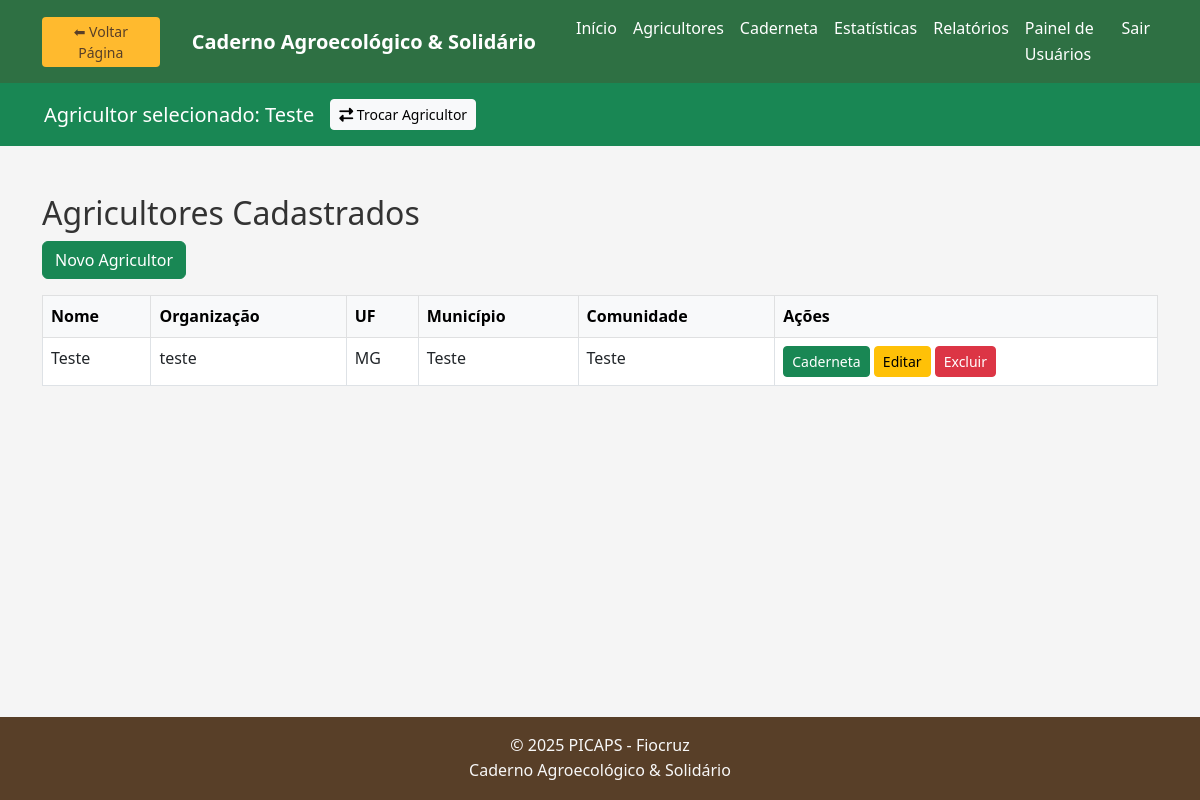
/api/agricultores/agricultores.php (signed in), run on an earlier commit of the app's database.
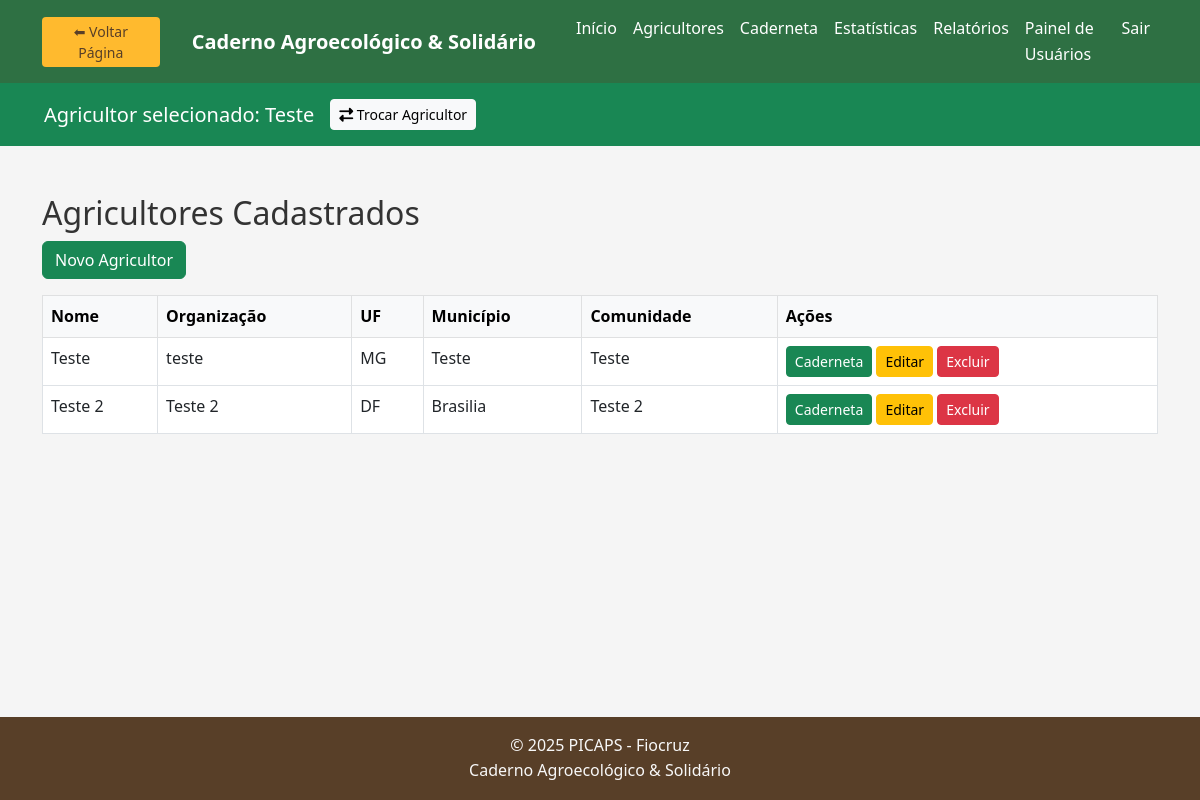
And on a later commit of the database.
### tables this page shows
CREATE TABLE `agricultores` (
  `id` int(11) NOT NULL,
  `nome` varchar(150) NOT NULL,
  `organizacao` varchar(150) DEFAULT NULL,
  `uf` char(2) DEFAULT NULL,
  `municipio` varchar(100) DEFAULT NULL,
  `comunidade` varchar(100) DEFAULT NULL,
  `data_registro` timestamp NOT NULL DEFAULT current_timestamp()
);

### api/agricultores/agricultores.php (the view, shortened to what this page needs)
<?php
include '../../includes/header.php';
require_once '../../includes/conexao.php';
$id_agricultor = $_SESSION['agricultor_selecionado'] ?? null;
$stmt = $conexao->prepare("SELECT nome FROM agricultores WHERE id = ?");
$stmt->bind_param("i", $id_agricultor);
$stmt->execute();
$result = $stmt->get_result();
$nome_agricultor = '';
if ($row = $result->fetch_assoc()) {
    $nome_agricultor = $row['nome'];
}
$sql = "SELECT * FROM agricultores ORDER BY nome";
$resultado = mysqli_query($conexao, $sql);
?>
<header class="bg-success text-white py-3">
    <div class="container d-flex center-content-between align-items-center">
        <h5 class="mb-0 me-3">Agricultor selecionado: <?= htmlspecialchars($nome_agricultor) ?></h5>
        <a href="../../selecionar_agricultor.php" class="btn btn-light btn-sm">
            <i class="fas fa-exchange-alt"></i> Trocar Agricultor
        </a>
    </div>
</header>
    <div class="container mt-5">
        <h2>Agricultores Cadastrados</h2>
        <div class="mb-3">
            <a href="criar.php" class="btn btn-success">Novo Agricultor</a>
        </div>
        <table class="table table-bordered">
            <thead class="table-light">
                <tr>
                    <th>Nome</th>
                    <th>Organização</th>
                    <th>UF</th>
                    <th>Município</th>
                    <th>Comunidade</th>
                    <th>Ações</th>
                </tr>
            </thead>
            <tbody>
                <?php while ($agricultor = mysqli_fetch_assoc($resultado)): ?>
                    <tr>
                        <td><?= htmlspecialchars($agricultor['nome']) ?></td>
                        <td><?= htmlspecialchars($agricultor['organizacao']) ?></td>
                        <td><?= htmlspecialchars($agricultor['uf']) ?></td>
                        <td><?= htmlspecialchars($agricultor['municipio']) ?></td>
                        <td><?= htmlspecialchars($agricultor['comunidade']) ?></td>
                        <td>
                            <a href="../caderneta/ler.php?id=<?= $agricultor['id'] ?>" class="btn btn-sm btn-success">Caderneta</a>
                            <a href="editar.php?id=<?= $agricultor['id'] ?>" class="btn btn-sm btn-warning">Editar</a>
                            <a href="deletar.php?id=<?= $agricultor['id'] ?>" class="btn btn-sm btn-danger" onclick="return confirm('Deseja excluir este agricultor?')">Excluir</a>
                        </td>
                    </tr>
                <?php endwhile; ?>
            </tbody>
        </table>
    </div>
</main>
<?php include '../../includes/footer.php'; ?>

What changed in the data, as far as the page shows it:
added agricultores: nome "Teste 2", organizacao "Teste 2", uf "DF", municipio "Brasilia", comunidade "Teste 2"
